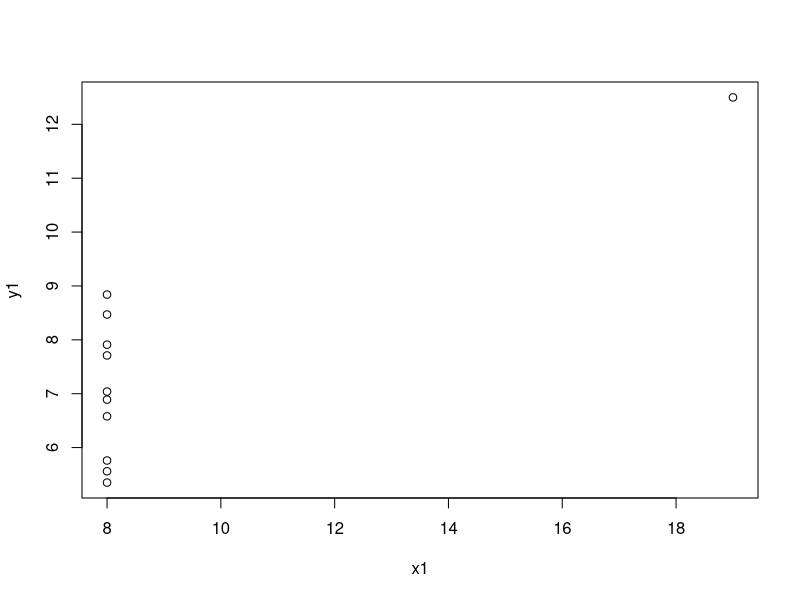

Recreate this plot in R.
x1 <- c(8, 8, 8, 8, 8, 8, 8, 19, 8, 8, 8)
y1 <- c(6.58, 5.76, 7.71, 8.84, 8.47, 7.04, 5.35, 12.50, 5.56, 7.91, 6.89)

cor.test( x1, y1, method = "pearson")

mean(x1)
mean(y1)
#Tiene una correlación alta y es significativa. 

plot(x1, y1)
#una vez revisada la grafica concluimos que no debemos confiarnos unicamente en a relación que tenga un conjunto de datos, debemos graficarlo y ver su distribución.
